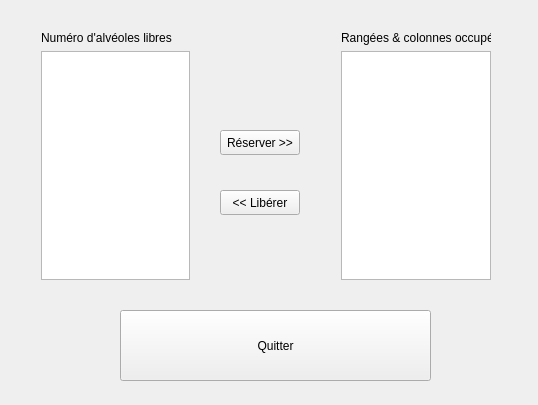
<?xml version="1.0" encoding="UTF-8"?>
<ui version="4.0">
 <class>TestAlveolesLibre</class>
 <widget class="QWidget" name="TestAlveolesLibre">
  <property name="geometry">
   <rect>
    <x>0</x>
    <y>0</y>
    <width>538</width>
    <height>405</height>
   </rect>
  </property>
  <property name="windowTitle">
   <string>TestAlveolesLibre</string>
  </property>
  <widget class="QWidget" name="layoutWidget">
   <property name="geometry">
    <rect>
     <x>30</x>
     <y>20</y>
     <width>171</width>
     <height>271</height>
    </rect>
   </property>
   <layout class="QVBoxLayout" name="verticalLayout">
    <item>
     <widget class="QLabel" name="labelNumeroAlveole">
      <property name="text">
       <string>Numéro d'alvéoles libres</string>
      </property>
     </widget>
    </item>
    <item>
     <widget class="QListWidget" name="listWidgetNumeroAlveole"/>
    </item>
   </layout>
  </widget>
  <widget class="QPushButton" name="pushButtonLiberer">
   <property name="geometry">
    <rect>
     <x>220</x>
     <y>190</y>
     <width>80</width>
     <height>25</height>
    </rect>
   </property>
   <property name="text">
    <string>&lt;&lt; Libérer</string>
   </property>
  </widget>
  <widget class="QPushButton" name="pushButtonQuitter">
   <property name="geometry">
    <rect>
     <x>120</x>
     <y>310</y>
     <width>311</width>
     <height>71</height>
    </rect>
   </property>
   <property name="text">
    <string>Quitter</string>
   </property>
  </widget>
  <widget class="QPushButton" name="pushButtonReserver">
   <property name="geometry">
    <rect>
     <x>220</x>
     <y>130</y>
     <width>80</width>
     <height>25</height>
    </rect>
   </property>
   <property name="text">
    <string>Réserver &gt;&gt;</string>
   </property>
  </widget>
  <widget class="QWidget" name="layoutWidget_2">
   <property name="geometry">
    <rect>
     <x>330</x>
     <y>20</y>
     <width>172</width>
     <height>271</height>
    </rect>
   </property>
   <layout class="QVBoxLayout" name="verticalLayout_2">
    <item>
     <widget class="QLabel" name="labelRangeeOccupe">
      <property name="text">
       <string>Rangées &amp; colonnes occupées</string>
      </property>
     </widget>
    </item>
    <item>
     <widget class="QListWidget" name="listWidgetRangeeOccupe"/>
    </item>
   </layout>
  </widget>
 </widget>
 <layoutdefault spacing="6" margin="11"/>
 <resources/>
 <connections>
  <connection>
   <sender>pushButtonQuitter</sender>
   <signal>clicked()</signal>
   <receiver>TestAlveolesLibre</receiver>
   <slot>close()</slot>
   <hints>
    <hint type="sourcelabel">
     <x>263</x>
     <y>364</y>
    </hint>
    <hint type="destinationlabel">
     <x>60</x>
     <y>376</y>
    </hint>
   </hints>
  </connection>
 </connections>
</ui>
